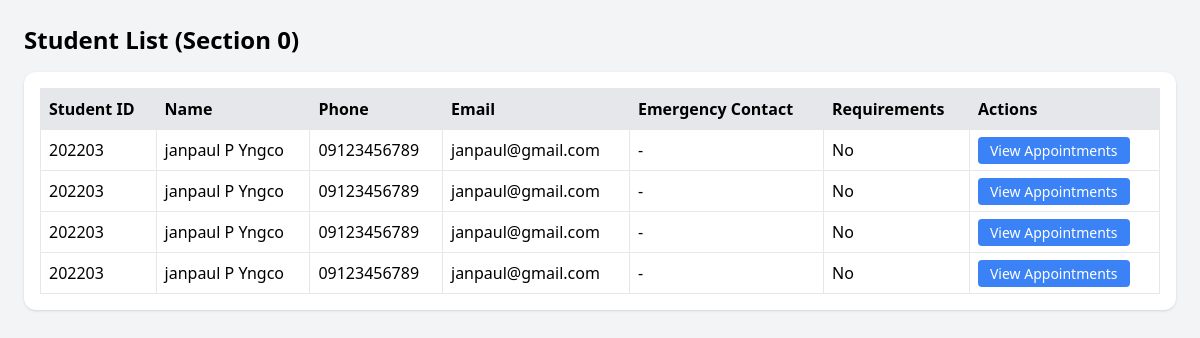
/studentlist.php, run on the app's committed database.
### tables this page shows
CREATE TABLE `students` (
  `id` int(11) NOT NULL,
  `student_id` varchar(20) NOT NULL,
  `first_name` varchar(50) NOT NULL,
  `middle_name` varchar(50) DEFAULT NULL,
  `last_name` varchar(50) NOT NULL,
  `birthday` date NOT NULL,
  `gender` enum('male','female') NOT NULL,
  `email` varchar(100) NOT NULL,
  `phone` varchar(20) DEFAULT NULL,
  `home_address` varchar(255) DEFAULT NULL,
  `guardian_name` varchar(100) DEFAULT NULL,
  `guardian_address` varchar(255) DEFAULT NULL,
  `guardian_contact` varchar(20) DEFAULT NULL,
  `relationship` varchar(50) DEFAULT NULL,
  `course` varchar(50) NOT NULL,
  `year_level` varchar(20) NOT NULL,
  `section` varchar(20) NOT NULL,
  `password` varchar(255) NOT NULL,
  `profile_picture` varchar(255) DEFAULT NULL,
  `vaccine_record` varchar(255) DEFAULT NULL,
  `medical_history` varchar(255) DEFAULT NULL,
  `section_id` int(11) NOT NULL,
  `requirements_completed` tinyint(1) DEFAULT 0,
  `emergency_contact` varchar(100) DEFAULT NULL,
  `created_at` timestamp NOT NULL DEFAULT current_timestamp(),
  `blood_type` varchar(5) DEFAULT NULL,
  `allergies` text DEFAULT NULL,
  `height` decimal(5,2) DEFAULT NULL,
  `weight` decimal(5,2) DEFAULT NULL,
  `bmi` decimal(5,2) DEFAULT NULL,
  `is_responder` tinyint(1) DEFAULT 0,
  `responder_status` enum('Active','On Duty','Off Duty') DEFAULT 'Off Duty'
);

### studentlist.php (the view, shortened to what this page needs)
<?php
require 'db.php';
$section_id = $_GET['section_id'] ?? 0;
$stmt = $conn->prepare("SELECT * FROM students WHERE section_id = ?");
$stmt->bind_param("i", $section_id);
$stmt->execute();
$result = $stmt->get_result();
?>
<!DOCTYPE html>
<html lang="en">
<head>
  <script src="https://cdn.tailwindcss.com"></script>
</head>
<body class="bg-gray-100 p-6">
  <h1 class="text-2xl font-bold mb-4">Student List (Section <?= htmlspecialchars($section_id) ?>)</h1>
  <div class="bg-white rounded-xl shadow p-4">
    <table class="w-full text-left border-collapse">
      <thead>
        <tr class="bg-gray-200">
          <th class="p-2 border">Student ID</th>
          <th class="p-2 border">Name</th>
          <th class="p-2 border">Phone</th>
          <th class="p-2 border">Email</th>
          <th class="p-2 border">Emergency Contact</th>
          <th class="p-2 border">Requirements</th>
          <th class="p-2 border">Actions</th>
        </tr>
      </thead>
      <tbody>
        <?php if ($result->num_rows > 0): ?>
          <?php while ($row = $result->fetch_assoc()): ?>
            <tr>
              <td class="p-2 border"><?= htmlspecialchars($row['student_id']) ?></td>
              <td class="p-2 border"><?= htmlspecialchars($row['first_name'] . ' ' . $row['middle_name'] . ' ' . $row['last_name']) ?></td>
              <td class="p-2 border"><?= htmlspecialchars($row['phone'] ?? '-') ?></td>
              <td class="p-2 border"><?= htmlspecialchars($row['email']) ?></td>
              <td class="p-2 border"><?= htmlspecialchars($row['emergency_contact'] ?? '-') ?></td>
              <td class="p-2 border"><?= $row['requirements_completed'] == 1 ? 'Yes' : 'No' ?></td>
              <td class="p-2 border">
                <a href="appointment_history.php?student_id=<?= urlencode($row['id']) ?>"
                   class="bg-blue-500 hover:bg-blue-600 text-white px-3 py-1 rounded text-sm">
                   View Appointments
                </a>
              </td>
            </tr>
          <?php endwhile; ?>
        <?php else: ?>
          <tr>
            <td colspan="7" class="p-4 text-center">No students found in this section.</td>
          </tr>
        <?php endif; ?>
      </tbody>
    </table>
  </div>
</body>
</html>

### data on the page
students: student "202203", first_name+middle_name+last_name "janpaul P Yngco", phone "09123456789", email "janpaul@gmail.com", emergency_contact "-", requirements_completed "No"
students: student "202203", first_name+middle_name+last_name "janpaul P Yngco", phone "09123456789", email "janpaul@gmail.com", emergency_contact "-", requirements_completed "No"
students: student "202203", first_name+middle_name+last_name "janpaul P Yngco", phone "09123456789", email "janpaul@gmail.com", emergency_contact "-", requirements_completed "No"
students: student "202203", first_name+middle_name+last_name "janpaul P Yngco", phone "09123456789", email "janpaul@gmail.com", emergency_contact "-", requirements_completed "No"

### other printed values
$section_id "0"
